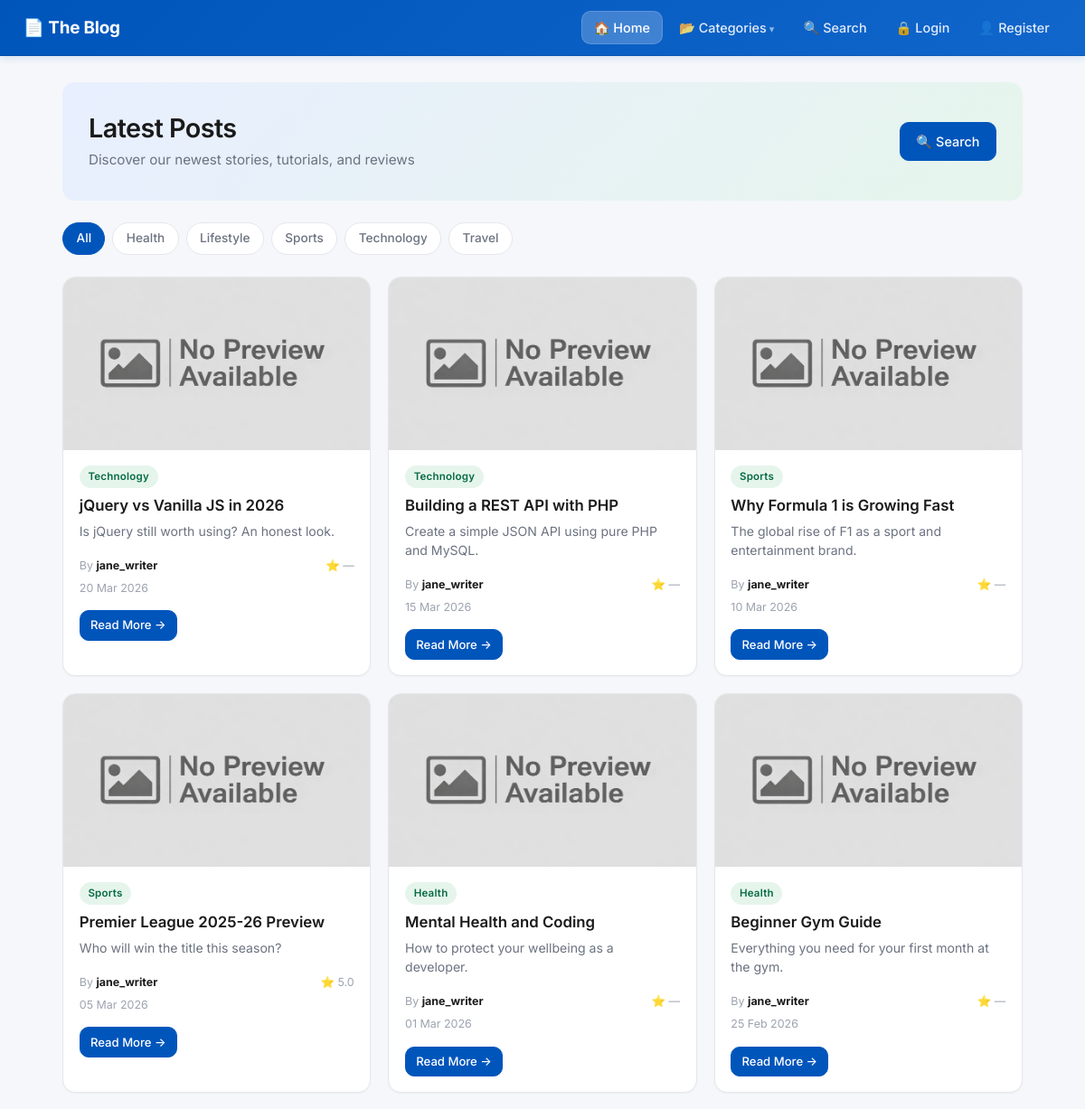
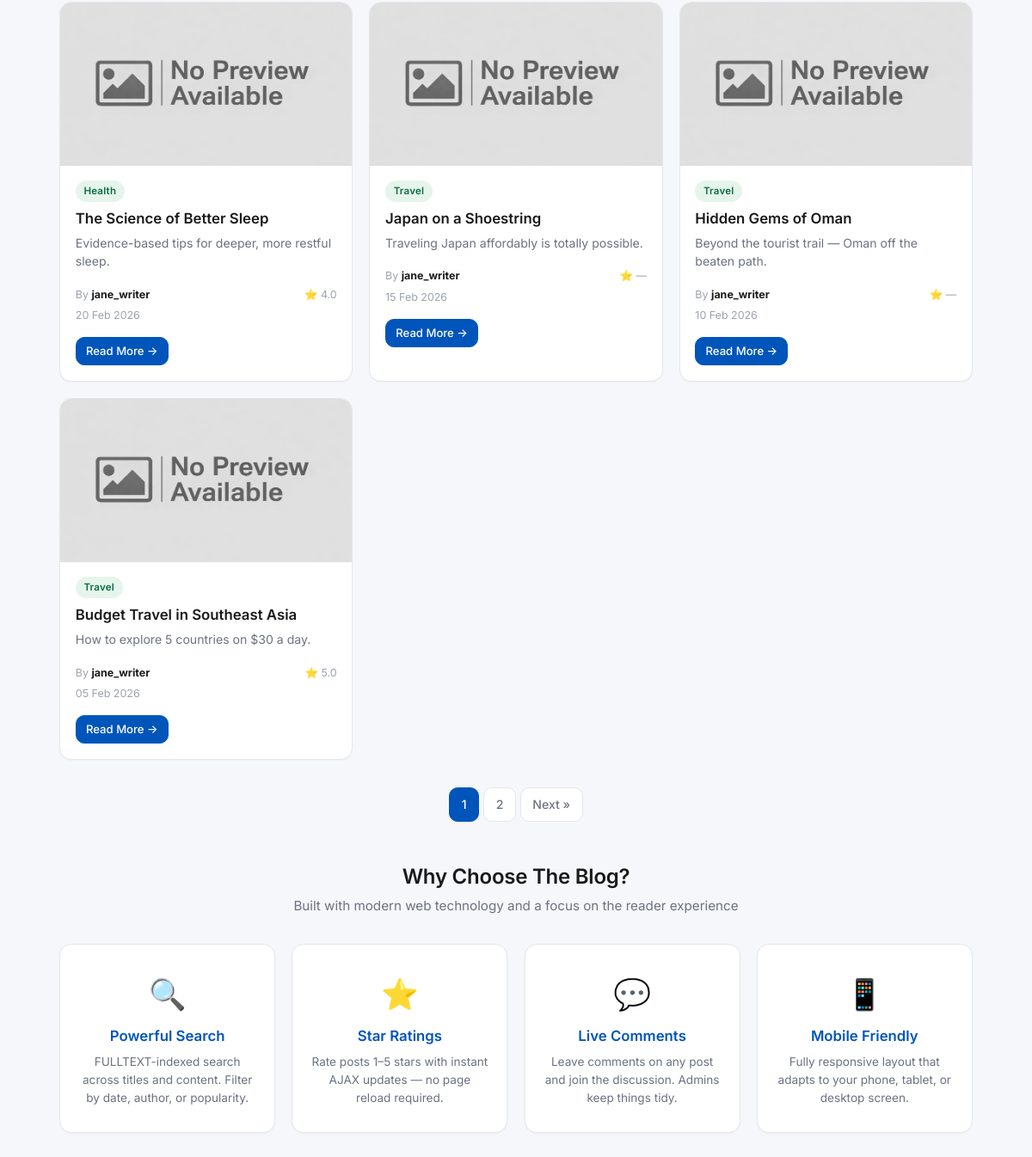
The page / on the database its author committed (2 pictures, top to bottom).
### tables this page shows
CREATE TABLE IF NOT EXISTS dbProj_categories (
    cat_id   INT AUTO_INCREMENT PRIMARY KEY,
    cat_name VARCHAR(100) NOT NULL
);

CREATE TABLE IF NOT EXISTS dbProj_posts (
    post_id     INT AUTO_INCREMENT PRIMARY KEY,
    title       VARCHAR(200) NOT NULL,
    short_desc  TEXT,
    full_content TEXT,
    image_path  VARCHAR(255),
    pdf_path    VARCHAR(255),
    cat_id      INT,
    uid         INT,
    published   TINYINT(1) DEFAULT 0,
    is_deleted  TINYINT(1) NOT NULL DEFAULT 0,
    created_at  DATETIME DEFAULT CURRENT_TIMESTAMP,
    FOREIGN KEY (cat_id) REFERENCES dbProj_categories(cat_id) ON DELETE SET NULL,
    FOREIGN KEY (uid)    REFERENCES dbProj_users(uid)          ON DELETE CASCADE,
    INDEX idx_cat_id      (cat_id),
    INDEX idx_uid         (uid),
    INDEX idx_created_at  (created_at),
    INDEX idx_published   (published)
);

CREATE TABLE IF NOT EXISTS dbProj_users (
    uid          INT AUTO_INCREMENT PRIMARY KEY,
    username     VARCHAR(50)  NOT NULL,
    email        VARCHAR(100) NOT NULL UNIQUE,
    password     VARCHAR(255) NOT NULL,    
    role         ENUM('admin','creator','viewer') DEFAULT 'viewer',
    created_at   DATETIME DEFAULT CURRENT_TIMESTAMP
);

### index.php (the view, shortened to what this page needs)
<?php
require_once 'DBConn.php';
$perPage = 10;
$page    = max(1, (int)($_GET['page'] ?? 1));
$offset  = ($page - 1) * $perPage;
$catFilter = (int)($_GET['cat'] ?? 0);
if ($catFilter) {
    $cntStmt = mysqli_prepare($conn, "SELECT COUNT(*) AS cnt FROM dbProj_posts WHERE published = 1 AND is_deleted = 0 AND cat_id = ?");
    mysqli_stmt_bind_param($cntStmt, 'i', $catFilter);
    mysqli_stmt_execute($cntStmt);
    $total = mysqli_fetch_assoc(mysqli_stmt_get_result($cntStmt))['cnt'];
} else {
    $totalResult = mysqli_query($conn, "SELECT COUNT(*) AS cnt FROM dbProj_posts WHERE published = 1 AND is_deleted = 0");
    $total = mysqli_fetch_assoc($totalResult)['cnt'];
}
$totalPages = ceil($total / $perPage);
if ($catFilter) {
    $stmt = mysqli_prepare($conn, "
        SELECT p.post_id, p.title, p.short_desc, p.image_path, p.created_at,
               u.username AS author, c.cat_name AS category,
               ROUND(AVG(r.rating), 1) AS avg_rating,
               COUNT(r.rating_id)      AS total_ratings
        FROM dbProj_posts p
        LEFT JOIN dbProj_users      u ON p.uid    = u.uid
        LEFT JOIN dbProj_categories c ON p.cat_id = c.cat_id
        LEFT JOIN dbProj_ratings    r ON p.post_id = r.post_id
        WHERE p.published = 1 AND p.is_deleted = 0 AND p.cat_id = ?
        GROUP BY p.post_id
        ORDER BY p.created_at DESC
        LIMIT ? OFFSET ?
    ");
    mysqli_stmt_bind_param($stmt, 'iii', $catFilter, $perPage, $offset);
} else {
    $stmt = mysqli_prepare($conn, "
        SELECT p.post_id, p.title, p.short_desc, p.image_path, p.created_at,
               u.username AS author, c.cat_name AS category,
               ROUND(AVG(r.rating), 1) AS avg_rating,
               COUNT(r.rating_id)      AS total_ratings
        FROM dbProj_posts p
        LEFT JOIN dbProj_users      u ON p.uid    = u.uid
        LEFT JOIN dbProj_categories c ON p.cat_id = c.cat_id
        LEFT JOIN dbProj_ratings    r ON p.post_id = r.post_id
        WHERE p.published = 1 AND p.is_deleted = 0
        GROUP BY p.post_id
        ORDER BY p.created_at DESC
        LIMIT ? OFFSET ?
    ");
    mysqli_stmt_bind_param($stmt, 'ii', $perPage, $offset);
}
mysqli_stmt_execute($stmt);
$posts = mysqli_stmt_get_result($stmt);
$catName = '';
?>
<?php
$allCatsResult = mysqli_query($conn, "SELECT cat_id, cat_name FROM dbProj_categories ORDER BY cat_name");
$allCats = [];
if ($allCatsResult) while ($cr = mysqli_fetch_assoc($allCatsResult)) $allCats[] = $cr;
?>
<!DOCTYPE html>
<html lang="en">
<head>
<link rel="stylesheet" href="css/style.css">
</head>
<body>
<?php include 'includes/nav.php'; ?>
<div class="container">
    <div class="hero-header">
        <div>
            <h2><?= $catName ? htmlspecialchars($catName) : 'Latest Posts' ?></h2>
            <p><?= $catName ? 'Browsing posts in ' . htmlspecialchars($catName) : 'Discover our newest stories, tutorials, and reviews' ?></p>
        </div>
        <div style="display:flex; gap:0.5rem;">
            <a href="search.php" class="btn btn-primary">&#128269; Search</a>
        </div>
    </div>
    <div class="cat-chips">
        <a href="index.php" class="cat-chip <?= !$catFilter ? 'active' : '' ?>">All</a>
        <?php foreach ($allCats as $c): ?>
            <a href="index.php?cat=<?= $c['cat_id'] ?>" class="cat-chip <?= ($catFilter == $c['cat_id']) ? 'active' : '' ?>"><?= htmlspecialchars($c['cat_name']) ?></a>
        <?php endforeach; ?>
    </div>
    <div class="posts-grid">
    <?php while ($post = mysqli_fetch_assoc($posts)): ?>
        <div class="post-card">
            <?php $img = (!empty($post['image_path']) && file_exists(__DIR__ . '/' . $post['image_path'])) ? $post['image_path'] : 'images/no-image.png'; ?>
            <a href="view_post.php?id=<?= $post['post_id'] ?>" class="post-card-img-wrap">
                <img src="<?= htmlspecialchars($img) ?>" alt="Post Image">
            </a>
            <div class="post-card-body">
                <div style="margin-bottom:0.5rem;">
                    <span class="badge"><?= htmlspecialchars($post['category'] ?? 'Uncategorised') ?></span>
                </div>
                <h3><a href="view_post.php?id=<?= $post['post_id'] ?>"><?= htmlspecialchars($post['title']) ?></a></h3>
                <p><?= htmlspecialchars(mb_strimwidth($post['short_desc'], 0, 120, '...')) ?></p>
                <div class="post-meta">
                    <span>By <strong style="color:var(--color-text);"><?= htmlspecialchars($post['author']) ?></strong></span>
                    <span>&#11088; <?= $post['avg_rating'] ?? '—' ?></span>
                </div>
                <div class="post-meta" style="margin-top:0.3rem;">
                    <span><?= date('d M Y', strtotime($post['created_at'])) ?></span>
                </div>
                <a href="view_post.php?id=<?= $post['post_id'] ?>" class="btn btn-primary btn-sm" style="margin-top:0.9rem;">Read More &rarr;</a>
            </div>
        </div>
    <?php endwhile; ?>
    </div>
    <?php
        $pageQuery = $catFilter ? '&cat=' . $catFilter : '';
    ?>
    <?php if ($totalPages > 1): ?>
    <div class="pagination">
        <?php for ($i = 1; $i <= $totalPages; $i++): ?>
            <?php if ($i == $page): ?>
                <span class="current"><?= $i ?></span>
            <?php else: ?>
                <a href="?page=<?= $i ?><?= $pageQuery ?>"><?= $i ?></a>
            <?php endif; ?>
        <?php endfor; ?>
        <?php if ($page < $totalPages): ?>
            <a href="?page=<?= $page + 1 ?><?= $pageQuery ?>">Next »</a>
        <?php endif; ?>
    </div>
    <?php endif; ?>
    <?php if ($page === 1 && !$catFilter): ?>
    <div class="features-section">
        <h3>Why Choose The Blog?</h3>
        <p class="features-subtitle">Built with modern web technology and a focus on the reader experience</p>
        <div class="features-grid">
            <div class="feature-card">
                <span class="feature-icon">&#128269;</span>
                <h4>Powerful Search</h4>
                <p>FULLTEXT-indexed search across titles and content. Filter by date, author, or popularity.</p>
            </div>
            <div class="feature-card">
                <span class="feature-icon">&#11088;</span>
                <h4>Star Ratings</h4>
                <p>Rate posts 1&ndash;5 stars with instant AJAX updates &mdash; no page reload required.</p>
            </div>
            <div class="feature-card">
                <span class="feature-icon">&#128172;</span>
                <h4>Live Comments</h4>
                <p>Leave comments on any post and join the discussion. Admins keep things tidy.</p>
            </div>
            <div class="feature-card">
                <span class="feature-icon">&#128241;</span>
                <h4>Mobile Friendly</h4>
                <p>Fully responsive layout that adapts to your phone, tablet, or desktop screen.</p>
            </div>
        </div>
    </div>
    <?php endif; ?>
</div>
</body>
</html>

### includes/nav.php (shortened to what this page needs)
<?php
$_navCurrent = basename($_SERVER['PHP_SELF']);
function _navActive($file, $dir = null) {
    global $_navCurrent, $_navDir;
    return ($_navCurrent === $file) ? 'active' : '';
}
?>
<nav class="navbar">
    <div class="nav-brand"><a href="/~u202200881/IT8415_Blog/index.php">&#128196; The Blog</a></div>
    <ul class="nav-links">
        <li><a class="<?= _navActive('index.php') ?>" href="/~u202200881/IT8415_Blog/index.php">&#127968; Home</a></li>
        <li class="nav-dropdown">
            <a href="#">&#128194; Categories</a>
        </li>
        <li><a class="<?= _navActive('search.php') ?>" href="/~u202200881/IT8415_Blog/search.php">&#128269; Search</a></li>
        <?php if (isset($_SESSION['uid'])): ?>
            <?php if ($_SESSION['role'] === 'creator' || $_SESSION['role'] === 'admin'): ?>
                <li><a class="<?= _navActive(null, 'creator') ?>" href="/~u202200881/IT8415_Blog/creator/dashboard.php">&#9997; My Posts</a></li>
            <?php endif; ?>
            <?php if ($_SESSION['role'] === 'admin'): ?>
                <li><a class="<?= _navActive(null, 'admin') ?>" href="/~u202200881/IT8415_Blog/admin/dashboard.php">&#9881; Admin</a></li>
            <?php endif; ?>
            <li><a href="/~u202200881/IT8415_Blog/logout.php">&#128682; Logout (<?= htmlspecialchars($_SESSION['username']) ?>)</a></li>
        <?php else: ?>
            <li><a class="<?= _navActive('login.php') ?>" href="/~u202200881/IT8415_Blog/login.php">&#128274; Login</a></li>
            <li><a class="<?= _navActive('register.php') ?>" href="/~u202200881/IT8415_Blog/register.php">&#128100; Register</a></li>
        <?php endif; ?>
    </ul>
</nav>

### rows shown on the page
dbproj_categories: cat_name "Health"
dbproj_categories: cat_name "Lifestyle"
dbproj_categories: cat_name "Sports"
dbproj_categories: cat_name "Technology"
dbproj_categories: cat_name "Travel"
dbproj_posts: cat.cat_name "Technology", title "jQuery vs Vanilla JS in 2026", short_desc "Is jQuery still worth using? An honest look.", uid.username "jane_writer", avg_rating "—", created_at "20 Mar 2026"
dbproj_posts: cat.cat_name "Technology", title "Building a REST API with PHP", short_desc "Create a simple JSON API using pure PHP and MySQL.", uid.username "jane_writer", avg_rating "—", created_at "15 Mar 2026"
dbproj_posts: cat.cat_name "Sports", title "Why Formula 1 is Growing Fast", short_desc "The global rise of F1 as a sport and entertainment brand.", uid.username "jane_writer", avg_rating "—", created_at "10 Mar 2026"
dbproj_posts: cat.cat_name "Sports", title "Premier League 2025-26 Preview", short_desc "Who will win the title this season?", uid.username "jane_writer", avg_rating "5.0", created_at "05 Mar 2026"
dbproj_posts: cat.cat_name "Health", title "Mental Health and Coding", short_desc "How to protect your wellbeing as a developer.", uid.username "jane_writer", avg_rating "—", created_at "01 Mar 2026"
dbproj_posts: cat.cat_name "Health", title "Beginner Gym Guide", short_desc "Everything you need for your first month at the gym.", uid.username "jane_writer", avg_rating "—", created_at "25 Feb 2026"
dbproj_posts: cat.cat_name "Health", title "The Science of Better Sleep", short_desc "Evidence-based tips for deeper, more restful sleep.", uid.username "jane_writer", avg_rating "4.0", created_at "20 Feb 2026"
dbproj_posts: cat.cat_name "Travel", title "Japan on a Shoestring", short_desc "Traveling Japan affordably is totally possible.", uid.username "jane_writer", avg_rating "—", created_at "15 Feb 2026"
dbproj_posts: cat.cat_name "Travel", title "Hidden Gems of Oman", short_desc "Beyond the tourist trail — Oman off the beaten path.", uid.username "jane_writer", avg_rating "—", created_at "10 Feb 2026"
dbproj_posts: cat.cat_name "Travel", title "Budget Travel in Southeast Asia", short_desc "How to explore 5 countries on $30 a day.", uid.username "jane_writer", avg_rating "5.0", created_at "05 Feb 2026"
